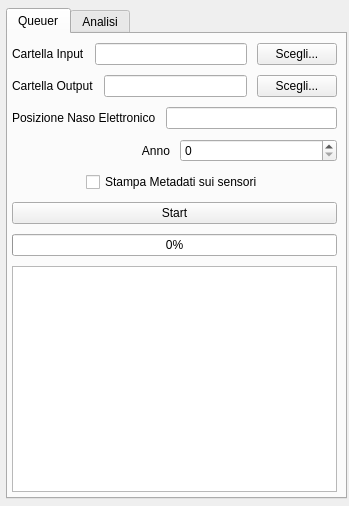
<?xml version="1.0" encoding="UTF-8"?>
<ui version="4.0">
 <class>MainWindow</class>
 <widget class="QMainWindow" name="MainWindow">
  <property name="geometry">
   <rect>
    <x>0</x>
    <y>0</y>
    <width>349</width>
    <height>506</height>
   </rect>
  </property>
  <property name="windowTitle">
   <string>auto_nos</string>
  </property>
  <widget class="QWidget" name="centralwidget">
   <property name="autoFillBackground">
    <bool>false</bool>
   </property>
   <widget class="QWidget" name="verticalLayoutWidget">
    <property name="geometry">
     <rect>
      <x>6</x>
      <y>8</y>
      <width>341</width>
      <height>491</height>
     </rect>
    </property>
    <layout class="QVBoxLayout" name="centralLayout">
     <item>
      <widget class="QTabWidget" name="tabWidget">
       <property name="currentIndex">
        <number>0</number>
       </property>
       <widget class="QWidget" name="tab_queuer">
        <attribute name="title">
         <string>Queuer</string>
        </attribute>
        <widget class="QWidget" name="layoutWidget_2">
         <property name="geometry">
          <rect>
           <x>2</x>
           <y>-1</y>
           <width>331</width>
           <height>461</height>
          </rect>
         </property>
         <layout class="QVBoxLayout" name="lista_input_queuer">
          <property name="spacing">
           <number>10</number>
          </property>
          <property name="leftMargin">
           <number>2</number>
          </property>
          <property name="topMargin">
           <number>10</number>
          </property>
          <property name="rightMargin">
           <number>4</number>
          </property>
          <property name="bottomMargin">
           <number>2</number>
          </property>
          <item>
           <layout class="QHBoxLayout" name="layout_cartella_input">
            <item>
             <widget class="QLabel" name="label_cartella_input">
              <property name="text">
               <string>Cartella Input</string>
              </property>
             </widget>
            </item>
            <item>
             <widget class="QLineEdit" name="lineEdit_cartella_input"/>
            </item>
            <item>
             <widget class="QPushButton" name="pushButton_scegli_input">
              <property name="text">
               <string>Scegli...</string>
              </property>
             </widget>
            </item>
           </layout>
          </item>
          <item>
           <layout class="QHBoxLayout" name="layout_cartella_output">
            <item>
             <widget class="QLabel" name="label_cartella_output">
              <property name="text">
               <string>Cartella Output</string>
              </property>
             </widget>
            </item>
            <item>
             <widget class="QLineEdit" name="lineEdit_cartella_output"/>
            </item>
            <item>
             <widget class="QPushButton" name="pushButton_scegli_output">
              <property name="text">
               <string>Scegli...</string>
              </property>
             </widget>
            </item>
           </layout>
          </item>
          <item>
           <layout class="QHBoxLayout" name="layout_posizione_naso">
            <item>
             <widget class="QLabel" name="label_posizione_naso">
              <property name="text">
               <string>Posizione Naso Elettronico</string>
              </property>
             </widget>
            </item>
            <item>
             <widget class="QLineEdit" name="lineEdit_posizione_naso"/>
            </item>
           </layout>
          </item>
          <item>
           <layout class="QHBoxLayout" name="layout_anno">
            <item>
             <widget class="QLabel" name="label_anno">
              <property name="text">
               <string>Anno</string>
              </property>
              <property name="alignment">
               <set>Qt::AlignmentFlag::AlignRight|Qt::AlignmentFlag::AlignTrailing|Qt::AlignmentFlag::AlignVCenter</set>
              </property>
             </widget>
            </item>
            <item>
             <widget class="QSpinBox" name="spinBox_anno"/>
            </item>
           </layout>
          </item>
          <item>
           <layout class="QHBoxLayout" name="layout_stampa_meta">
            <item alignment="Qt::AlignmentFlag::AlignHCenter">
             <widget class="QCheckBox" name="checkBox_stampa_meta">
              <property name="text">
               <string>Stampa Metadati sui sensori</string>
              </property>
             </widget>
            </item>
           </layout>
          </item>
          <item>
           <widget class="QPushButton" name="bottone_start_queuer">
            <property name="layoutDirection">
             <enum>Qt::LayoutDirection::LeftToRight</enum>
            </property>
            <property name="text">
             <string>Start</string>
            </property>
           </widget>
          </item>
          <item>
           <widget class="QProgressBar" name="progressBar_queuer">
            <property name="value">
             <number>0</number>
            </property>
           </widget>
          </item>
          <item>
           <widget class="QPlainTextEdit" name="plainTextEdit_queuer"/>
          </item>
         </layout>
        </widget>
       </widget>
       <widget class="QWidget" name="tab_analisi">
        <attribute name="title">
         <string>Analisi</string>
        </attribute>
        <widget class="QWidget" name="layoutWidget">
         <property name="geometry">
          <rect>
           <x>0</x>
           <y>0</y>
           <width>331</width>
           <height>461</height>
          </rect>
         </property>
         <layout class="QVBoxLayout" name="lista_input_analisi">
          <property name="spacing">
           <number>10</number>
          </property>
          <property name="leftMargin">
           <number>2</number>
          </property>
          <property name="topMargin">
           <number>10</number>
          </property>
          <property name="rightMargin">
           <number>4</number>
          </property>
          <property name="bottomMargin">
           <number>2</number>
          </property>
          <item>
           <layout class="QHBoxLayout" name="layout_analisi_cartella_input">
            <item>
             <widget class="QLabel" name="label_analisi_cartella_input">
              <property name="text">
               <string>Cartella Input</string>
              </property>
             </widget>
            </item>
            <item>
             <widget class="QLineEdit" name="lineEdit_analisi_cartella_input"/>
            </item>
            <item>
             <widget class="QPushButton" name="pushButton_analisi_scegli_input">
              <property name="text">
               <string>Scegli...</string>
              </property>
             </widget>
            </item>
           </layout>
          </item>
          <item>
           <layout class="QHBoxLayout" name="layout_analisi_cartella_meteo">
            <item>
             <widget class="QLabel" name="label_analisi_cartella_meteo">
              <property name="text">
               <string>Cartella Meteo</string>
              </property>
             </widget>
            </item>
            <item>
             <widget class="QLineEdit" name="lineEdit_analisi_cartella_meteo"/>
            </item>
            <item>
             <widget class="QPushButton" name="pushButton_analisi_cartella_meteo">
              <property name="text">
               <string>Scegli...</string>
              </property>
             </widget>
            </item>
           </layout>
          </item>
          <item>
           <layout class="QHBoxLayout" name="layout_analisi_file_interruz">
            <item>
             <widget class="QLabel" name="label_analisi_file_interruz">
              <property name="text">
               <string>File Interruzioni</string>
              </property>
             </widget>
            </item>
            <item>
             <widget class="QLineEdit" name="lineEdit_analisi_file_interruz"/>
            </item>
            <item>
             <widget class="QPushButton" name="pushButton_analisi_scegli_file_interruz">
              <property name="text">
               <string>Scegli...</string>
              </property>
             </widget>
            </item>
           </layout>
          </item>
          <item>
           <layout class="QHBoxLayout" name="layout_analisi_foglio_interruz">
            <item>
             <widget class="QLabel" name="label_analisi_foglio_interruz">
              <property name="text">
               <string>Nome Foglio Interruzioni</string>
              </property>
             </widget>
            </item>
            <item>
             <widget class="QLineEdit" name="lineEdit_analisi_foglio_interruz"/>
            </item>
           </layout>
          </item>
          <item>
           <layout class="QHBoxLayout" name="layout_analisi_anno">
            <item>
             <widget class="QLabel" name="label_analisi_anno">
              <property name="layoutDirection">
               <enum>Qt::LayoutDirection::LeftToRight</enum>
              </property>
              <property name="text">
               <string>Anno</string>
              </property>
              <property name="alignment">
               <set>Qt::AlignmentFlag::AlignRight|Qt::AlignmentFlag::AlignTrailing|Qt::AlignmentFlag::AlignVCenter</set>
              </property>
             </widget>
            </item>
            <item>
             <widget class="QSpinBox" name="spinBox_analisi_anno"/>
            </item>
           </layout>
          </item>
          <item>
           <layout class="QHBoxLayout" name="layout_analisi_soglia">
            <item>
             <widget class="QLabel" name="label_analisi_soglia">
              <property name="text">
               <string>Soglia</string>
              </property>
              <property name="alignment">
               <set>Qt::AlignmentFlag::AlignRight|Qt::AlignmentFlag::AlignTrailing|Qt::AlignmentFlag::AlignVCenter</set>
              </property>
             </widget>
            </item>
            <item>
             <widget class="QDoubleSpinBox" name="doubleSpinBox_analisi_soglia"/>
            </item>
           </layout>
          </item>
          <item>
           <layout class="QHBoxLayout" name="layout_analisi_max_d">
            <item>
             <widget class="QLabel" name="label_analisi_max_d">
              <property name="text">
               <string>max_d</string>
              </property>
              <property name="alignment">
               <set>Qt::AlignmentFlag::AlignRight|Qt::AlignmentFlag::AlignTrailing|Qt::AlignmentFlag::AlignVCenter</set>
              </property>
             </widget>
            </item>
            <item>
             <widget class="QDoubleSpinBox" name="doubleSpinBox_analisi_max_d"/>
            </item>
           </layout>
          </item>
          <item>
           <layout class="QHBoxLayout" name="layout_analisi_wiggle">
            <item>
             <widget class="QLabel" name="label_analisi_wiggle">
              <property name="text">
               <string>wiggle</string>
              </property>
              <property name="alignment">
               <set>Qt::AlignmentFlag::AlignRight|Qt::AlignmentFlag::AlignTrailing|Qt::AlignmentFlag::AlignVCenter</set>
              </property>
             </widget>
            </item>
            <item>
             <widget class="QDoubleSpinBox" name="doubleSpinBox_analisi_wiggle"/>
            </item>
           </layout>
          </item>
          <item>
           <layout class="QHBoxLayout" name="layout_analisi_delta">
            <item>
             <widget class="QLabel" name="label_analisi_delta">
              <property name="text">
               <string>delta</string>
              </property>
              <property name="alignment">
               <set>Qt::AlignmentFlag::AlignRight|Qt::AlignmentFlag::AlignTrailing|Qt::AlignmentFlag::AlignVCenter</set>
              </property>
             </widget>
            </item>
            <item>
             <widget class="QDoubleSpinBox" name="doubleSpinBox_analisi_delta"/>
            </item>
           </layout>
          </item>
          <item>
           <widget class="QPushButton" name="bottone_start_analisi">
            <property name="text">
             <string>Start</string>
            </property>
           </widget>
          </item>
          <item>
           <widget class="QProgressBar" name="progressBar_analisi">
            <property name="value">
             <number>0</number>
            </property>
           </widget>
          </item>
          <item>
           <widget class="QPlainTextEdit" name="plainTextEdit_analisi">
            <property name="verticalScrollBarPolicy">
             <enum>Qt::ScrollBarPolicy::ScrollBarAsNeeded</enum>
            </property>
           </widget>
          </item>
         </layout>
        </widget>
       </widget>
      </widget>
     </item>
    </layout>
   </widget>
  </widget>
 </widget>
 <resources/>
 <connections/>
</ui>
